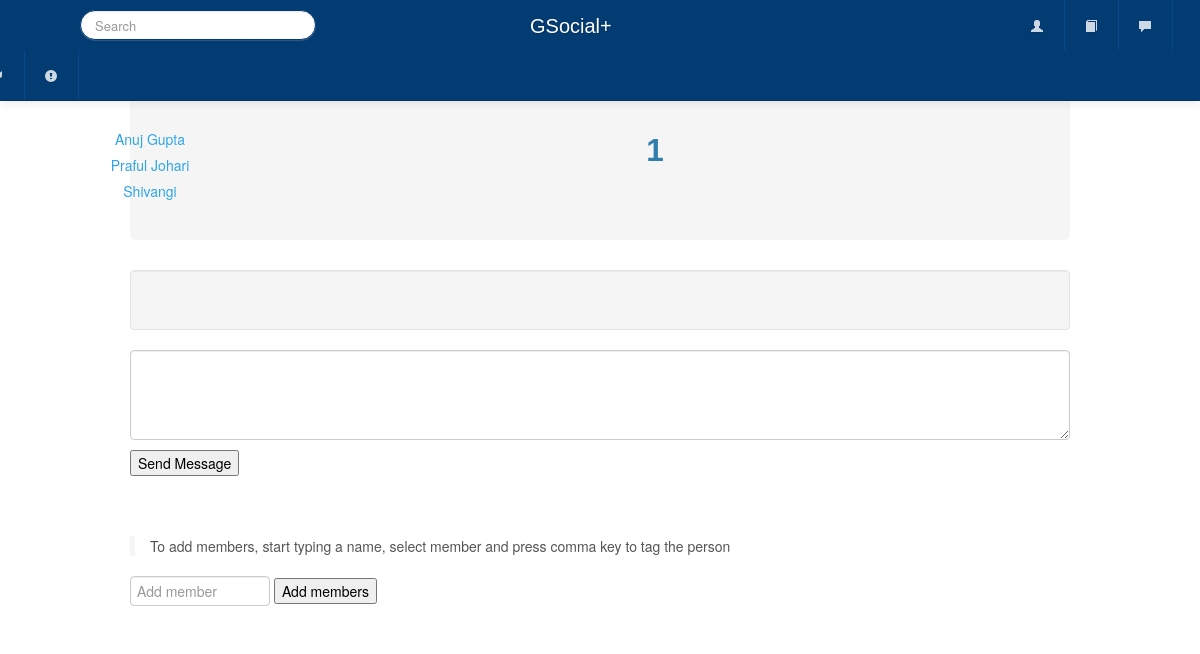
Page /start_conv.php?convid=1 (signed in) on the committed database.
### tables this page shows
CREATE TABLE IF NOT EXISTS `members` (
  `convid` int(11) NOT NULL DEFAULT '0',
  `userid` varchar(40) NOT NULL DEFAULT '',
  PRIMARY KEY (`convid`,`userid`),
  KEY `userid` (`userid`)
);

CREATE TABLE IF NOT EXISTS `profile` (
  `userid` varchar(40) NOT NULL DEFAULT '',
  `name` varchar(40) DEFAULT NULL,
  `department` varchar(60) DEFAULT NULL,
  `hostel` varchar(40) DEFAULT NULL,
  `dob` date DEFAULT NULL,
  `designation` varchar(40) DEFAULT NULL,
  `about_me` text,
  PRIMARY KEY (`userid`)
);

### start_conv.php (the view, shortened to what this page needs)
<!DOCTYPE html>
 <head>
  <link href="css/bootstrap.min.css" rel="stylesheet" media="screen">
  <link href="css/bootstrap-tagmanager.css" rel="stylesheet">
	</head>
  <body>
		<?php
			if (isset($_GET['convid']))
			{
				$currentConv = $_GET['convid'];
			}
		?>
		<div class = "container span4">
		<br>
				  <ul class="nav nav-list">
                  <center><li class="nav-header">Members:</li></center>
                  <br>
                  <?php
				  	$rel_name='members';
					$sql="SELECT A.userid, B.name from $rel_name AS A, profile as B WHERE A.convid = '$currentConv' AND A.userid = B.userid LIMIT 10";
					$result=mysql_query($sql) or die('Error-> query failed : '.mysql_error());
					while($rows=mysql_fetch_array($result))
					{
					echo '
						<li>
						<a target="_blank" class="text-center" href = "view_users.php?user='.$rows['userid'].'">'.$rows['name'].'</a></li>';
					}
				  ?>
                </ul>
		</div>
		<div class="container">
		<div class = "hero-unit">
		<h2 class="text-center"><?php echo $currentConv; ?></h2></div><div class="well">
		</div>
		<form id="form" action="displayMessage.php" method="post">
						<textarea name="content" id="content" cols="30" rows="3" class="span12"></textarea> <br />
		<button class="submit" id="submit" name="submit" value="Send message">Send Message</button>
		</form>
		<br><br>
		<blockquote>To add members, start typing a name, select member and press comma key to tag the person</blockquote>
		<div>
			<form class="form-inline" id="form" action="add_to_conv.php" method="post">
			<input type="text" data-original-title="" id= "tagManager" class="input-medium tagManager" style="width:9em;" placeholder="Add member" name="tagsfun" data-provide="typeahead" data-items="6" autocomplete="off">
			<button type="submit" name="submit" value="start_conv">Add members</button>
			</form>
		</div>
		</div>
	</body>

### rows in the picture
members: userid.name "Anuj Gupta"
members: userid.name "Praful Johari"
members: userid.name "Shivangi"

### other values in the picture
$currentConv "1"
